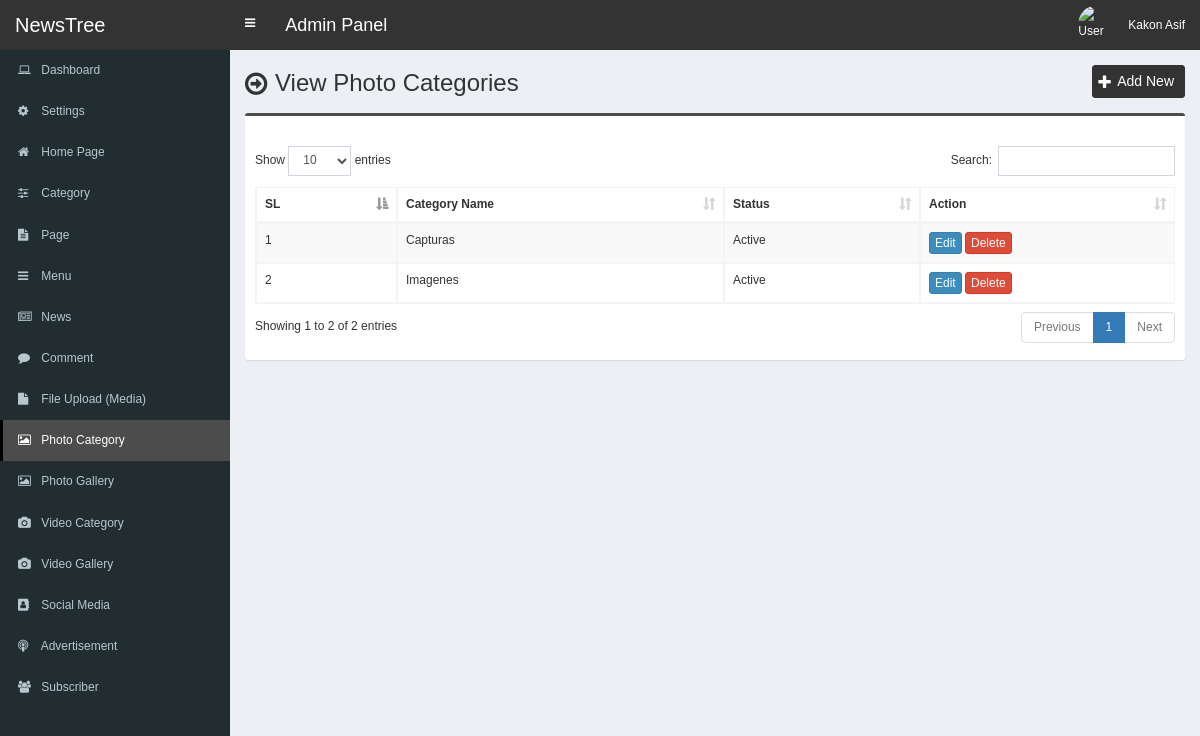
The app's page /admin/photo-category.php (signed in) with its own data.
### tables this page shows
CREATE TABLE `tbl_category_photo` (
  `p_category_id` int(11) NOT NULL,
  `p_category_name` varchar(255) NOT NULL,
  `status` varchar(30) NOT NULL
);

### admin/photo-category.php (the view, shortened to what this page needs)
<?php require_once('header.php'); ?>
<section class="content-header">
	<div class="content-header-left">
		<h1>View Photo Categories</h1>
	</div>
	<div class="content-header-right">
		<a href="photo-category-add.php" class="btn btn-primary btn-sm">Add New</a>
	</div>
</section>
<section class="content">
  <div class="row">
    <div class="col-md-12">
      <div class="box box-info">
        <div class="box-body table-responsive">
          <table id="example1" class="table table-bordered table-striped">
			<thead>
			    <tr>
			        <th>SL</th>
			        <th>Category Name</th>
			        <th>Status</th>
			        <th>Action</th>
			    </tr>
			</thead>
            <tbody>
            	<?php
            	$i=0;
            	$statement = $pdo->prepare("SELECT * FROM tbl_category_photo ORDER BY p_category_id ASC");
            	$statement->execute();
            	$result = $statement->fetchAll(PDO::FETCH_ASSOC);
            	foreach ($result as $row) {
            		$i++;
	            	?>
	                <tr>
	                    <td><?php echo $i; ?></td>
	                    <td><?php echo $row['p_category_name']; ?></td>
	                    <td><?php echo $row['status']; ?></td>
	                    <td>
	                        <a href="photo-category-edit.php?id=<?php echo $row['p_category_id']; ?>" class="btn btn-primary btn-xs">Edit</a>
	                        <a href="#" class="btn btn-danger btn-xs" data-href="photo-category-delete.php?id=<?php echo $row['p_category_id']; ?>" data-toggle="modal" data-target="#confirm-delete">Delete</a>
	                    </td>
	                </tr>
	                <?php
            	}
            	?>
            </tbody>
          </table>
        </div>
      </div>
</section>
<?php require_once('footer.php'); ?>

### admin/style.css (style rules this page uses)
body { font-size: 12px; font-family: 'verdana', sans-serif; }
.content-header>h1, .content-header .content-header-left h1 { font-family: 'verdana', sans-serif; }
.box-info { padding-top: 20px; }
.content-header { overflow: hidden; }
.content-header .content-header-left { float: left; padding-top: 5px; }
.content-header .content-header-right { float: right; }
.content-header .content-header-left h1 { margin-top: 0; margin-bottom: 0; padding-left: 30px; font-size: 24px; position: relative; }
.content-header .content-header-left h1:before { position: absolute; top: 0; left: 0; font-family: 'FontAwesome', sans-serif; font-size: 26px; content: '\f18e'; }
.content-header .content-header-right a { position: relative; padding-left: 24px; font-size: 14px; }
.content-header .content-header-right a:before { position: absolute; top: 4px; left: 5px; font-family: 'FontAwesome', sans-serif; font-size: 16px; content: '\f067'; }
.box.box-info { border-top-color: #4c4c4c; }
.content-header .content-header-right a { background-color: #333333; border-color: #333333; }

### records on screen
tbl_category_photo: p_category_name "Capturas", status "Active"
tbl_category_photo: p_category_name "Imagenes", status "Active"

### other values on screen
$_SESSION['user']['full_name'] "Kakon Asif"
